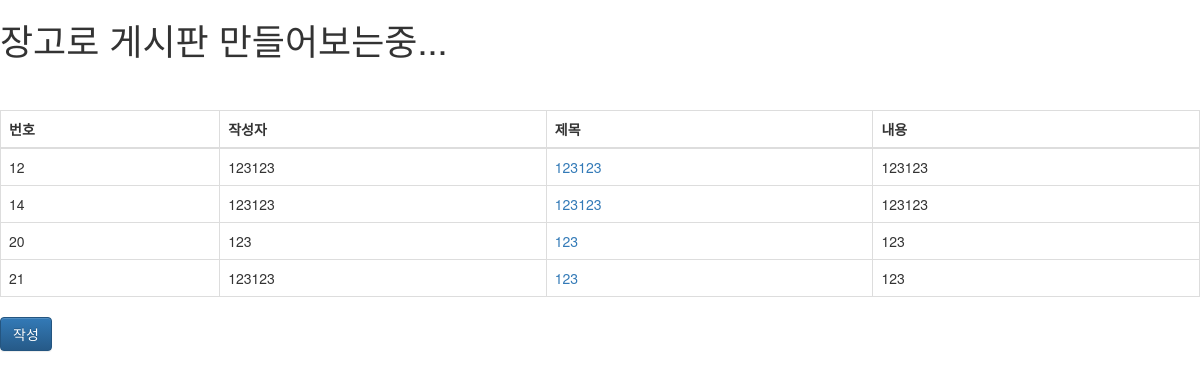
/blog/, run on an earlier commit of the app's database.
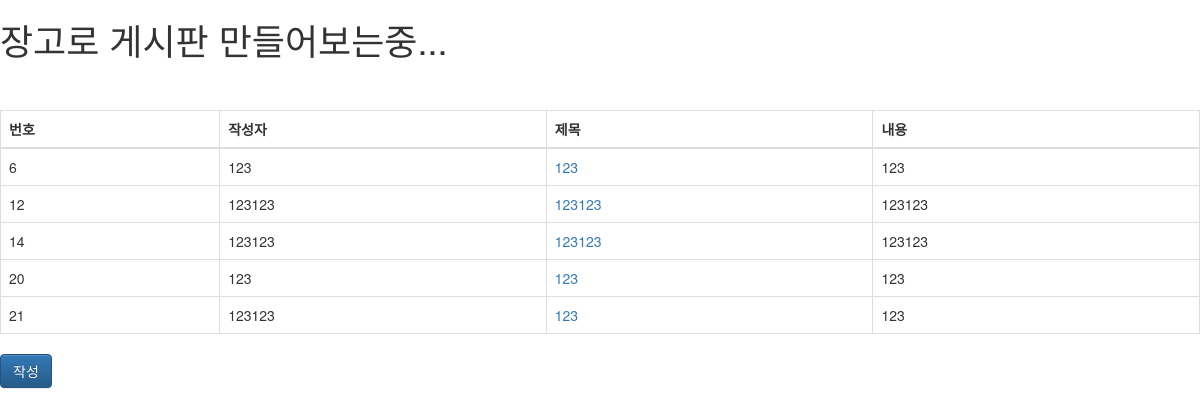
And on a later commit of the database.
### main/models.py (models this page shows, shortened)
class Post(models.Model):
    writer = models.CharField(max_length=50)
    title = models.CharField(max_length=50)
    contents = models.TextField()
    mainphoto = models.ImageField(blank=True, null=True)

### main/views.py (the view)
# urls.py: path('blog/', blog),
def blog(request):
    postlist = Post.objects.filter(writer__startswith="123")
    return render(request, 'main/blog.html', {'postlist': postlist})

### main/templates/main/blog.html (shortened to what this page needs)
<!DOCTYPE html>
<html lang="en">
<head>
    <link rel="stylesheet" href="https://maxcdn.bootstrapcdn.com/bootstrap/3.3.7/css/bootstrap.min.css">
    <link rel="stylesheet" href="https://maxcdn.bootstrapcdn.com/bootstrap/3.3.7/css/bootstrap-theme.min.css">
</head>
<body>
<h1>장고로 게시판 만들어보는중...</h1><br><br>
<table class="table table-horizontal table-bordered">
    <thead class="thead-strong">
    <tr>
        <th>번호</th>
        <th>작성자</th>
        <th>제목</th>
        <th>내용</th>
    </tr>
    </thead>
    <tbody id="tbody">
    {% for list in postlist %}
        <tr>
            <td>{{list.pk}}</td>
            <td>{{list.writer}}</td>
            <td><a href = "{{list.pk}}">{{list.title}}</a></td>
            <td>{{list.contents}}</td>
        </tr>
    {% endfor %}
    </tbody>
</table>
<a href="new_post/" class = "btn btn-primary">작성</a>
</body>
</html>

What changed in the data, as far as the page shows it:
now on this page (row edited): Post: pk "6", writer "123", title "123", contents "123"
